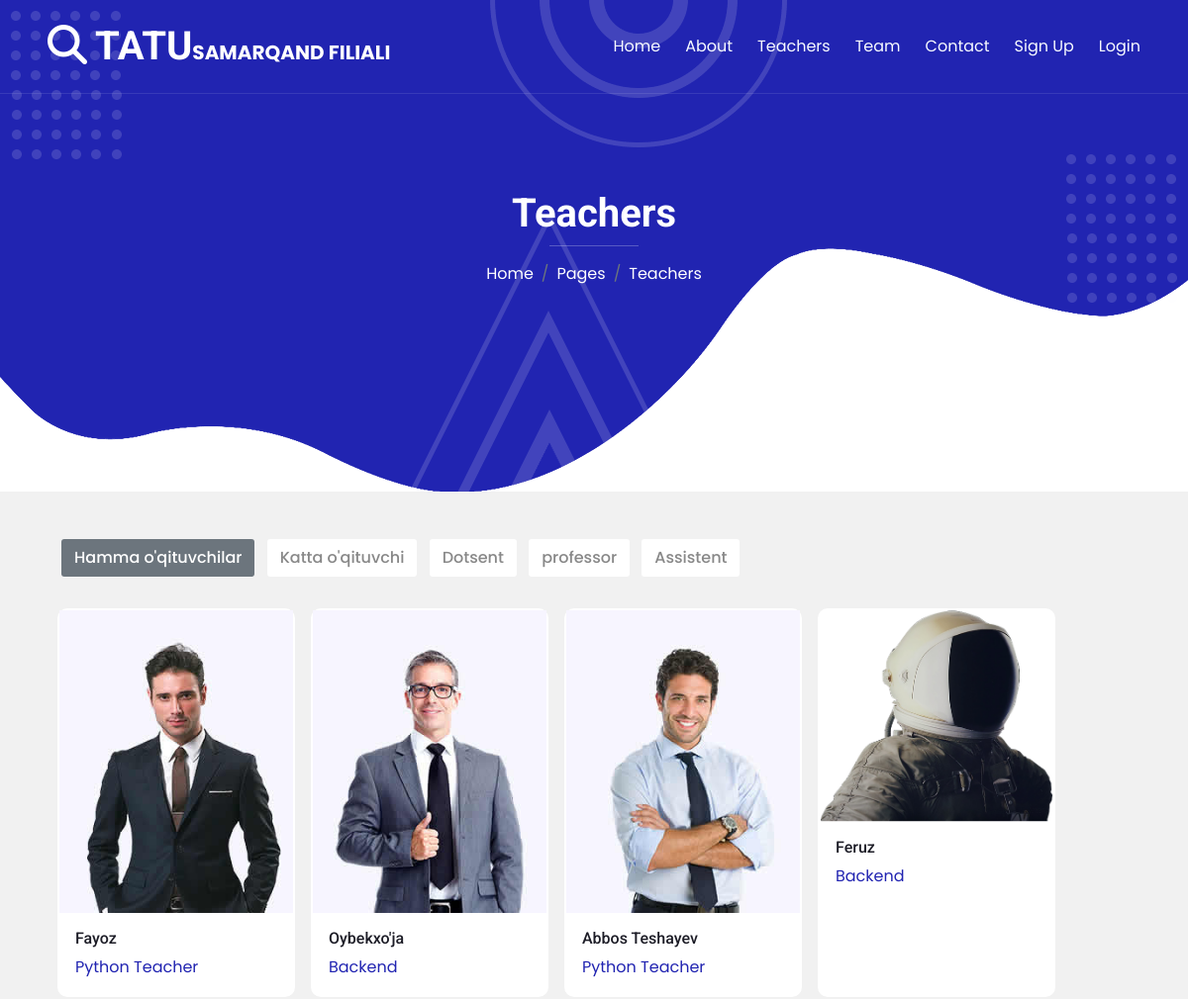
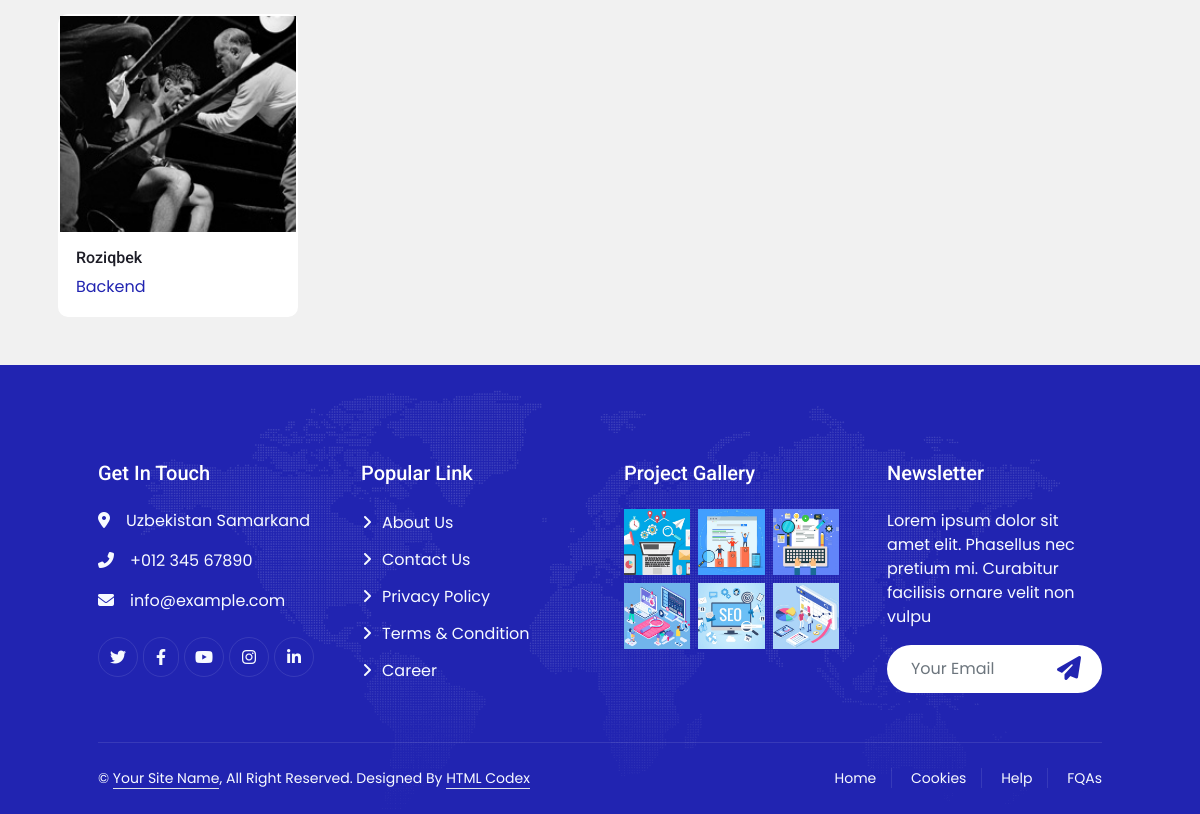
Screenshot of /teachers/ with the database file from the repository (2 pictures, top to bottom).
### contact/models.py (models this page shows, shortened)
class TeacherModell(models.Model):
    img = models.ImageField(upload_to='image/')
    name = models.CharField(max_length=200)
    occupation = models.CharField(max_length=100)
    rate = models.CharField(max_length=50)
    choise = (
        ('katta','oqituvchi'),
        ('dotsent','dotsent'),
        ('professor','professor'),
        ('assistent','assistent')
    )
    teacher23 = models.CharField(max_length=214,choices=choise)

### contact/views.py (the view)
# urls.py: path('teachers/',TeacherView,name='teachers'),
def TeacherView(request):
  context = TeacherModell.objects.all()
  return render(request,'contact/services.html',{'context':context})

### contact/templates/contact/services.html (shortened to what this page needs)
{% extends 'base.html' %}
{% load static %}
{% block head %}
<link rel="stylesheet" href="https://cdn.jsdelivr.net/npm/swiper@9/swiper-bundle.min.css" />
{% endblock head %}
{% block content %}
<div class="container-xxl py-5 bg-primary hero-header mb-5">
  <div class="container my-5 py-5 px-lg-5">
    <div class="row g-5 py-5">
      <div class="col-12 text-center">
        <h1 class="text-white animated zoomIn">Teachers</h1>
        <hr class="bg-white mx-auto mt-0" style="width: 90px" />
        <nav aria-label="breadcrumb">
          <ol class="breadcrumb justify-content-center">
            <li class="breadcrumb-item">
              <a class="text-white" href="#">Home</a>
            </li>
            <li class="breadcrumb-item">
              <a class="text-white" href="#">Pages</a>
            </li>
            <li class="breadcrumb-item text-white active" aria-current="page">
              Teachers
            </li>
          </ol>
        </nav>
      </div>
    </div>
  </div>
</div>
<div class="container">
  <div class="row mt-5" id="filter-buttons">
    <div class="col-12">
      <button class="btn mb-2 me-1 active" data-filter="all">
        Hamma o'qituvchilar
      </button>
      <button class="btn mb-2 mx-1" data-filter="katta">Katta o'qituvchi</button>
      <button class="btn mb-2 mx-1" data-filter="dotsent">Dotsent</button>
      <button class="btn mb-2 mx-1" data-filter="professor">professor</button>
      <button class="btn mb-2 mx-1" data-filter="assistent">Assistent</button>
    </div>
  </div>
  <div class="row px-2 mt-4 gap-3" id="filterable-cards">
    {% for i in context %}
    <div class="card p-0" data-name="{{i.teacher23}}">
      <a data-hash="slide1" class="swiper-slide" href="{% url 'info' i.name %}">
        <img src="{{i.img.url}}" alt="" />
        <div class="card-body">
          <h6 class="card-title">{{i.name}}</h6>
          <p class="card-text">{{i.occupation}}</p>
        </div>
      </a>
    </div>
    {% endfor %}
  </div>
</div>
{% endblock content %}

### templates/base.html (shortened to what this page needs)
{% load static %}
<!DOCTYPE html>
<html lang="en">
<head>
    <link href="https://cdnjs.cloudflare.com/ajax/libs/font-awesome/5.10.0/css/all.min.css" rel="stylesheet">
    <link href="https://cdn.jsdelivr.net/npm/bootstrap-icons@1.4.1/font/bootstrap-icons.css" rel="stylesheet">
    <link rel="stylesheet" href="https://cdnjs.cloudflare.com/ajax/libs/font-awesome/6.1.2/css/all.min.css" />
    <link href="{% static 'lib/animate/animate.min.css' %}" rel="stylesheet">
    <link href="{% static 'lib/owlcarousel/assets/owl.carousel.min.css' %}" rel="stylesheet">
    <link href="{% static 'lib/lightbox/css/lightbox.min.css' %}" rel="stylesheet">
    <link href="{% static 'css/bootstrap.min.css' %}" rel="stylesheet">
    <link href="{% static 'css/style.css' %}" rel="stylesheet">
    {% block head %}{% endblock head %}
</head>
<body>
   <div class="container-xxl position-relative p-0">
    <nav class="navbar navbar-expand-lg navbar-light px-4 px-lg-5 py-3 py-lg-0">
        <a href="" class="navbar-brand p-0">
            <h1 class="m-0"><i class="fa fa-search me-2"></i>TATU<span class="fs-5">SAMARQAND FILIALI</span></h1>
        </a>
        <div class="collapse navbar-collapse" id="navbarCollapse">
            <div class="navbar-nav ms-auto py-0">
                <a href="{% url 'home' %}" class="nav-item nav-link">Home</a>
                <a href="{% url 'about' %}" class="nav-item nav-link">About</a>
                <a href="{% url 'teachers' %}" class="nav-item nav-link">Teachers</a>
                <a href="{% url 'team' %}" class="nav-item nav-link">Team</a>
                <a href="{% url 'contact' %}" class="nav-item nav-link">Contact</a>
                {% if user.username %}
                <a href="{% url 'news' %}" class="nav-item nav-link">News</a>
                <a href="{% url 'logout' %}" class="nav-item nav-link">log Out</a>
                {% else %}
                <a href="{% url 'signup' %}" class="nav-item nav-link">Sign Up</a>
                <a href="{% url 'login' %}" class="nav-item nav-link">Login</a>
                {% endif %}
            </div>
        </div>
    </nav>
</div>
    {% block content %}
    {% endblock content %}
    <div class="container-fluid bg-primary text-light footer mt-5 pt-5 wow fadeIn" data-wow-delay="0.1s">
        <div class="container py-5 px-lg-5">
            <div class="row g-5">
                <div class="col-md-6 col-lg-3">
                    <h5 class="text-white mb-4">Get In Touch</h5>
                    <p><i class="fa fa-map-marker-alt me-3"></i>Uzbekistan Samarkand</p>
                    <p><i class="fa fa-phone-alt me-3"></i>+012 345 67890</p>
                    <p><i class="fa fa-envelope me-3"></i>info@example.com</p>
                    <div class="d-flex pt-2">
                        <a class="btn btn-outline-light btn-social" href=""><i class="fab fa-twitter"></i></a>
                        <a class="btn btn-outline-light btn-social" href=""><i class="fab fa-facebook-f"></i></a>
                        <a class="btn btn-outline-light btn-social" href=""><i class="fab fa-youtube"></i></a>
                        <a class="btn btn-outline-light btn-social" href=""><i class="fab fa-instagram"></i></a>
                        <a class="btn btn-outline-light btn-social" href=""><i class="fab fa-linkedin-in"></i></a>
                    </div>
                </div>
                <div class="col-md-6 col-lg-3">
                    <h5 class="text-white mb-4">Popular Link</h5>
                    <a class="btn btn-link" href="">About Us</a>
                    <a class="btn btn-link" href="">Contact Us</a>
                    <a class="btn btn-link" href="">Privacy Policy</a>
                    <a class="btn btn-link" href="">Terms & Condition</a>
                    <a class="btn btn-link" href="">Career</a>
                </div>
                <div class="col-md-6 col-lg-3">
                    <h5 class="text-white mb-4">Project Gallery</h5>
                    <div class="row g-2">
                        <div class="col-4">
                            <img class="img-fluid" src="{% static 'img/portfolio-1.jpg' %}" alt="Image">
                        </div>
                        <div class="col-4">
                            <img class="img-fluid" src="{% static 'img/portfolio-2.jpg' %}" alt="Image">
                        </div>
                        <div class="col-4">
                            <img class="img-fluid" src="{% static 'img/portfolio-3.jpg' %}" alt="Image">
                        </div>
                        <div class="col-4">
                            <img class="img-fluid" src="{% static 'img/portfolio-4.jpg' %}" alt="Image">
                        </div>
                        <div class="col-4">
                            <img class="img-fluid" src="{% static 'img/portfolio-5.jpg' %}" alt="Image">
                        </div>
                        <div class="col-4">
                            <img class="img-fluid" src="{% static 'img/portfolio-6.jpg' %}" alt="Image">
                        </div>
                    </div>
                </div>
                <div class="col-md-6 col-lg-3">
                    <h5 class="text-white mb-4">Newsletter</h5>
                    <p>Lorem ipsum dolor sit amet elit. Phasellus nec pretium mi. Curabitur facilisis ornare velit non
                        vulpu</p>
                    <div class="position-relative w-100 mt-3">
                        <input class="form-control border-0 rounded-pill w-100 ps-4 pe-5" type="text"
                            placeholder="Your Email" style="height: 48px;">
                        <button type="button" class="btn shadow-none position-absolute top-0 end-0 mt-1 me-2"><i
                                class="fa fa-paper-plane text-primary fs-4"></i></button>
                    </div>
                </div>
            </div>
        </div>
        <div class="container px-lg-5">
            <div class="copyright">
                <div class="row">
                    <div class="col-md-6 text-center text-md-start mb-3 mb-md-0">
                        &copy; <a class="border-bottom" href="#">Your Site Name</a>, All Right Reserved.
                        Designed By <a class="border-bottom" href="https://htmlcodex.com">HTML Codex</a>
                    </div>
                    <div class="col-md-6 text-center text-md-end">
                        <div class="footer-menu">
                            <a href="">Home</a>
                            <a href="">Cookies</a>
                            <a href="">Help</a>
                            <a href="">FQAs</a>
                        </div>
                    </div>
                </div>
            </div>
        </div>
    </div>
</body>
</html>

### static/css/style.css (style rules this page uses)
:root { --primary: #2124B1; --secondary: #4777F5; --light: #F7FAFF; --dark: #1D1D27; }
h1, h2, h3, .fw-bold { font-weight: 700 !important; }
h4, h5, h6, .fw-medium { font-weight: 500 !important; }
.btn { font-weight: 500; transition: .5s; }
.navbar-light .navbar-nav .nav-link { position: relative; margin-left: 25px; padding: 35px 0; color: var(--light) !important; outline: none; transition: .5s; }
.navbar-light .navbar-brand h1 { color: #FFFFFF; }
@media (min-width: 992px) { .navbar-light { position: absolute; width: 100%; top: 0; left: 0; border-bottom: 1px solid rgba(256, 256, 256, .1); z-index: 999; } }
@media (min-width: 992px) { .navbar-light .navbar-nav .nav-link::before { position: absolute; content: ""; width: 0; height: 2px; bottom: -1px; left: 50%; background: var(--secondary); transition: .5s; } }
.hero-header { background: url(../img/bg-dot.png), url(../img/bg-dot.png), url(../img/bg-round.png), url(../img/bg-tree.png), url(../img/bg-bottom-hero.png); background-position: 10px 10px, bottom 190px right 10px, left 55% top -1px, left 45% bottom -1px, center bottom -1px; background-repeat: no-repeat; }
.footer { background: url(../img/footer.png) center center no-repeat; background-size: contain; }
.footer .btn.btn-social { margin-right: 5px; width: 40px; height: 40px; display: flex; align-items: center; justify-content: center; color: var(--light); border: 1px solid rgba(256, 256, 256, .1); border-radius: 40px; transition: .3s; }
.footer .btn.btn-link { display: block; margin-bottom: 10px; padding: 0; text-align: left; color: var(--light); font-weight: normal; transition: .3s; }
.footer .btn.btn-link::before { position: relative; content: "\f105"; font-family: "Font Awesome 5 Free"; font-weight: 900; margin-right: 10px; }
.footer .copyright { padding: 25px 0; font-size: 14px; border-top: 1px solid rgba(256, 256, 256, .1); }
.footer .copyright a { color: var(--light); }
.footer .footer-menu a { margin-right: 15px; padding-right: 15px; border-right: 1px solid rgba(255, 255, 255, .1); }
.footer .footer-menu a:last-child { margin-right: 0; padding-right: 0; border-right: none; }

### contact/templates/contact/services.html (style rules this page uses)
* { font-family: "Poppins", sans-serif; }
body { background: #f1f1f1 !important; }
.card.p-0 img { width: 100%; }
body .container { max-width: 1100px; }
#filter-buttons button { border-radius: 3px; background: #fff; border-color: transparent; }
#filter-buttons button.active { color: #fff; background: #6c757d; }
#filterable-cards .card { width: 15rem; border: 2px solid transparent; }

### rows the page displays
TeacherModell: img (picture), name "Fayoz", occupation "Python Teacher"
TeacherModell: img (picture), name "Oybekxo'ja", occupation "Backend"
TeacherModell: img (picture), name "Abbos Teshayev", occupation "Python Teacher"
TeacherModell: img (picture), name "Feruz", occupation "Backend"
TeacherModell: img (picture), name "Roziqbek", occupation "Backend"
